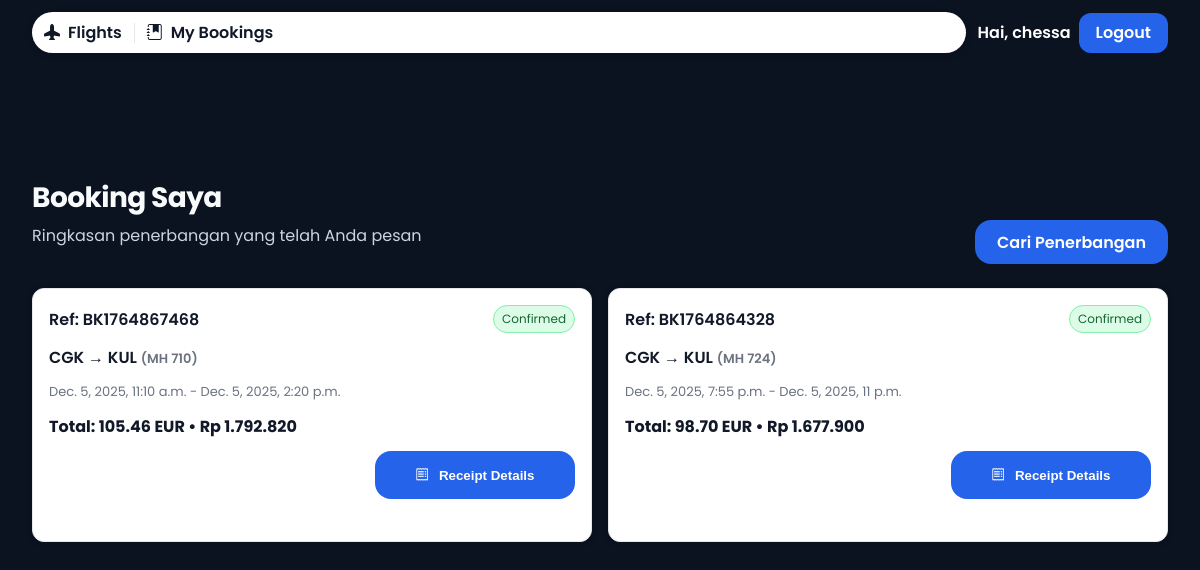
Page /bookings (signed in) on the committed database.
### flight/models.py (models this page shows)
class Booking(models.Model):
    STATUS_CHOICES = (
        ("pending", "Pending"),
        ("confirmed", "Confirmed"),
        ("cancelled", "Cancelled"),
    )
    user = models.ForeignKey(settings.AUTH_USER_MODEL, on_delete=models.CASCADE)
    flight = models.ForeignKey(FlightTemp, on_delete=models.CASCADE)
    booking_reference = models.CharField(max_length=50, unique=True)
    status = models.CharField(max_length=20, choices=STATUS_CHOICES, default="pending")
    created_at = models.DateTimeField(auto_now_add=True)
    updated_at = models.DateTimeField(auto_now=True)

class FlightTemp(models.Model):
    search = models.ForeignKey(FlightSearchLog, on_delete=models.CASCADE, related_name="flights")
    airline_code = models.CharField(max_length=10)
    flight_number = models.CharField(max_length=20)
    origin = models.CharField(max_length=10)
    destination = models.CharField(max_length=10)
    departure_time = models.DateTimeField()
    arrival_time = models.DateTimeField()
    duration = models.CharField(max_length=20)
    price_total = models.DecimalField(max_digits=10, decimal_places=2)
    currency = models.CharField(max_length=10)
    amadeus_offer_id = models.CharField(max_length=255)
    created_at = models.DateTimeField(auto_now_add=True)

class Payment(models.Model):
    booking = models.OneToOneField(Booking, on_delete=models.CASCADE, related_name="payment")
    amount = models.DecimalField(max_digits=10, decimal_places=2)
    currency = models.CharField(max_length=10)
    status = models.CharField(max_length=20, choices=(
        ("pending", "Pending"),
        ("paid", "Paid"),
        ("failed", "Failed"),
    ), default="pending")
    created_at = models.DateTimeField(auto_now_add=True)

### flight/views.py (the view, shortened to what this page needs)
# urls.py: path('bookings', my_bookings, name='my_bookings'),
def my_bookings(request):
    if not getattr(request, "user", None) or not request.user.is_authenticated:
        return redirect("login")
    qs = (
        Booking.objects.filter(user=request.user, status="confirmed")
        .select_related("payment", "flight")
        .prefetch_related("passengers")
        .order_by("-created_at")
    )
    items = []
    for b in qs:
        f = b.flight
        amt = getattr(b.payment, "amount", None)
        curr = getattr(b.payment, "currency", "")
        _, idr_str = _convert_to_idr(amt, curr)
        ps = []
        try:
            for px in b.passengers.all():
                ps.append(px.full_name)
        except Exception:
            pass
        passenger_summary = ", ".join([p for p in ps if p])
        items.append({
            "ref": b.booking_reference,
            "status": b.status,
            "airline": getattr(f, "airline_code", ""),
            "flight_number": getattr(f, "flight_number", ""),
            "origin": getattr(f, "origin", ""),
            "destination": getattr(f, "destination", ""),
            "departure_time": getattr(f, "departure_time", None),
            "arrival_time": getattr(f, "arrival_time", None),
            "price": amt,
            "currency": curr,
            "price_idr_str": idr_str,
            "passenger_summary": passenger_summary,
        })
    confirmed_ref = (request.GET.get("ref") or "").strip()
    confirmed_flag = (request.GET.get("confirmed") or "").strip().lower() in ("1","true","yes")
    confirmation = None
    return render(request, "flight/bookings.html", {"items": items, "confirmation": confirmation})

### flight/views.py (called while the page is built)
def _convert_to_idr(amount, currency):
    try:
        amt = Decimal(str(amount))
    except Exception:
        return None, None
    rate = _get_rate_to_idr(currency)
    idr = (amt * rate).quantize(Decimal("1"))
    s = f"{idr:,.0f}".replace(",", ".")
    return idr, s

### templates/flight/bookings.html (shortened to what this page needs)
<!DOCTYPE html>
<html lang="id">
<head>
  <link rel="stylesheet" href="https://cdn.jsdelivr.net/npm/bootstrap-icons@1.11.1/font/bootstrap-icons.css">
</head>
<body>
  {% include 'flight/header.html' %}
  <main class="content" role="main">
    <div class="container">
      {% if selection_id or offer %}
        <div class="page-header">
          <div>
            <h1 class="title">Flight Booking</h1>
            {% if origin_label or destination_label %}
              <p class="subtitle"><strong>Penerbangan:</strong> {{ origin_label }} → {{ destination_label }}</p>
            {% else %}
              <p class="subtitle">Lengkapi data penumpang untuk konfirmasi</p>
            {% endif %}
          </div>
          <div class="card-actions">
            <a href="{% url 'search_flights' %}" class="sb-button">Cari Penerbangan</a>
          </div>
        </div>
        {% if offer %}
          <article class="booking-card" aria-label="Detail Penawaran">
            <div>Offer ID: {{ offer.id }}</div>
            {% if offer.price %}
              <div><strong>Harga:</strong> {{ offer.price.total }} {{ offer.price.currency }}</div>
              {% if offer_idr_str %}
                <div><strong>Harga (IDR):</strong> Rp {{ offer_idr_str }}</div>
              {% endif %}
            {% endif %}
            {% if offer.itineraries %}
              {% for itin in offer.itineraries %}
                <div>
                  {% for segment in itin.segments %}
                    <div>
                      {{ segment.departure.iataCode }} → {{ segment.arrival.iataCode }}
                      ({{ segment.carrierCode }} {{ segment.number }})
                      {{ segment.departure.at }} - {{ segment.arrival.at }}
                    </div>
                  {% endfor %}
                </div>
              {% endfor %}
            {% endif %}
          </article>
        {% else %}
          <article class="booking-card">
            <div>Tidak ada penawaran yang dipilih.</div>
          </article>
        {% endif %}
        <form id="booking_form" class="form" method="post" action="{% url 'confirm_booking' %}">
          {% csrf_token %}
          <input type="hidden" name="idx" value="{{ idx }}" />
          <input type="hidden" name="selection_id" value="{{ selection_id }}" />
          <div class="form-grid" aria-label="Formulir Penumpang">
            <div class="col" aria-label="Kolom kiri">
              <label for="name">Nama Lengkap</label>
              <input id="name" type="text" name="name" required aria-required="true" class="input" />
              <label for="passport">Nomor Paspor</label>
              <input id="passport" type="text" name="passport" required aria-required="true" class="input" />
              <label for="nationality">Nationality</label>
              <select id="nationality" name="nationality" required aria-required="true">
                <option value="">Pilih negara</option>
                <option value="ID">Indonesia</option>
                <option value="MY">Malaysia</option>
                <option value="SG">Singapore</option>
                <option value="TH">Thailand</option>
                <option value="JP">Japan</option>
                <option value="AU">Australia</option>
                <option value="US">United States</option>
                <option value="GB">United Kingdom</option>
              </select>
              <label for="birth_date">Tanggal Lahir</label>
              <input id="birth_date" type="date" name="birth_date" required aria-required="true" class="input" placeholder="mm/dd/yyyy" />
            </div>
            <div class="col" aria-label="Kolom kanan">
              <label for="passport_expiry">Masa Berlaku Paspor</label>
              <input id="passport_expiry" type="date" name="passport_expiry" required aria-required="true" class="input" placeholder="mm/dd/yyyy" />
              <label for="email">Email</label>
              <input id="email" type="email" name="email" required aria-required="true" class="input" />
              <label for="phone">No. HP</label>
              <input id="phone" type="tel" name="phone" required aria-required="true" class="input" inputmode="numeric" />
            </div>
          </div>
          <div class="card-actions" style="margin-top: var(--space-3);">
            <button type="submit" class="sb-button">Konfirmasi Booking</button>
            <a href="{% url 'flight_results' %}" class="btn">Kembali ke Flight Results</a>
          </div>
        </form>
      {% else %}
        <div class="page-header">
          <div>
            <h1 class="title">Booking Saya</h1>
            <p class="subtitle">Ringkasan penerbangan yang telah Anda pesan</p>
          </div>
          <div class="card-actions">
            <a href="{% url 'search_flights' %}" class="sb-button">Cari Penerbangan</a>
          </div>
        </div>
        {% if items and items|length %}
          <section class="booking-list" aria-label="Daftar Booking" id="booking_list">
            {% for it in items %}
              {% if it.status == 'Confirmed' or it.status == 'confirmed' %}
              <article class="booking-card" aria-label="Booking">
                <div class="header-row">
                  <div class="ref">Ref: {{ it.ref }}</div>
                  <div class="status confirmed" aria-label="Status">Confirmed</div>
                </div>
                <div class="route">{{ it.origin }} → {{ it.destination }} <span class="meta">({{ it.airline }} {{ it.flight_number }})</span></div>
                <div class="meta">{{ it.departure_time }} - {{ it.arrival_time }}</div>
                {% if it.price %}
                  <div class="price">Total: {{ it.price }} {{ it.currency }}{% if it.price_idr_str %} • Rp {{ it.price_idr_str }}{% endif %}</div>
                {% endif %}
                <div class="card-actions">
                  <button class="sb-button-2 manage" type="button" data-idx="{{ forloop.counter0 }}" data-ref="{{ it.ref }}" data-airline="{{ it.airline }}" data-flight="{{ it.flight_number }}" data-origin="{{ it.origin }}" data-destination="{{ it.destination }}" data-departure="{{ it.departure_time }}" data-arrival="{{ it.arrival_time }}" data-amount="{{ it.price }}" data-currency="{{ it.currency }}" data-amount-idr="{{ it.price_idr_str|default:'' }}" data-passenger="{{ it.passenger_summary|default:'' }}" aria-label="Receipt Details for {{ it.ref }}" aria-expanded="false" aria-controls="receipt_details_{{ forloop.counter0 }}"><i class="bi bi-receipt" aria-hidden="true"></i><span>Receipt Details</span></button>
                </div>
              </article>
              {% endif %}
            {% endfor %}
          </section>
        {% endif %}
      {% endif %}
    </div>
  </main>
</body>
</html>

### templates/flight/header.html (shortened to what this page needs)
{% load static %}
<header class="site-header">
  <div class="container header-bar">
    <nav class="nav-pill" aria-label="Primary">
      <a class="nav-link" href="{% url 'search_flights' %}"><i class="bi bi-airplane-fill" aria-hidden="true"></i><span>Flights</span></a>
      <a class="nav-link" href="{% url 'my_bookings' %}"><i class="bi bi-journal-bookmark-fill" aria-hidden="true"></i><span>My Bookings</span></a>
    </nav>
    <div class="actions">
      {% if request.user.is_authenticated %}
        <span style="color:#fff; font-weight:600;">Hai, {{ request.user.username }}</span>
        <a class="btn btn-primary" href="{% url 'logout' %}">Logout</a>
      {% else %}
        <a class="btn btn-primary" href="{% url 'login' %}">Login</a>
        <a class="btn" href="{% url 'register' %}">Register</a>
      {% endif %}
    </div>
  </div>
</header>

### templates/flight/bookings.html (style rules this page uses)
:root { --space-1: 4px; --space-2: 8px; --space-3: 12px; --space-4: 16px; --space-5: 24px; --space-6: 32px; --space-7: 48px; --space-8: 64px; --gutter: var(--space-4); --shadow-1: 0 2px 8px rgba(0,0,0,0.10); --shadow-2: 0 6px 20px rgba(0,0,0,0.12); --surface: #ffffff; --surface-muted: #f3f4f6; --text: #111827; --muted: #6b7280; --border: #e5e7eb; --primary: #2563eb; --primary-hover: #1d4ed8; --radius-1: 8px; --radius-2: 12px; --radius-3: 16px; --radius-4: 24px; --container-max: 1200px; --bp-sm: 480px; --bp-md: 768px; --bp-lg: 1024px; --bp-xl: 1280px; }
* { box-sizing: border-box; }
html { color-scheme: light; }
body { margin: 0; font-family: 'Poppins', Arial, sans-serif; color: var(--text); background: #0b1220; }
a { color: var(--primary); text-decoration: none; }
.container { width: min(var(--container-max), 100% - var(--space-6)); margin-inline: auto; padding-inline: var(--space-4); }
header.site-header { position: relative; z-index: 2; padding: var(--space-3) 0; }
.header-bar { display: grid; grid-template-columns: 1fr auto; align-items: center; gap: var(--space-3); }
.nav-pill { display: inline-flex; align-items: center; gap: var(--space-3); background: var(--surface); border-radius: 999px; padding: var(--space-2) var(--space-3); box-shadow: var(--shadow-1); }
.nav-link { color: var(--text); font-weight: 600; display: inline-flex; align-items: center; gap: 8px; }
.actions { display: inline-flex; align-items: center; gap: var(--space-2); }
.btn { display: inline-flex; align-items: center; justify-content: center; height: 40px; padding: 0 var(--space-4); border-radius: var(--radius-2); font-weight: 600; border: 1px solid transparent; color: var(--text); background: transparent; transition: background-color .3s ease, color .3s ease, border-color .3s ease, box-shadow .3s ease; }
.btn-primary { background: var(--primary); color: #fff; transition: background-color .3s ease, box-shadow .3s ease, color .3s ease; }
main.content { padding: var(--space-8) 0 var(--space-8); }
.page-header { display: flex; justify-content: space-between; align-items: end; margin-top: var(--space-6); margin-bottom: var(--space-5); }
.title { font-size: 28px; font-weight: 700; letter-spacing: -0.02em; margin: 0; color: #f8fafc; }
.subtitle { color: #cbd5e1; margin-top: var(--space-1); }
.booking-list { display: grid; grid-template-columns: 1fr; gap: var(--space-4); }
@media (min-width: 768px) { .booking-list { grid-template-columns: 1fr 1fr; } }
@media (min-width: 1024px) { .page-header { margin-top: var(--space-7); } }
.booking-card { background: var(--surface); border: 1px solid var(--border); border-radius: var(--radius-2); box-shadow: var(--shadow-1); padding: var(--space-4); display: grid; gap: var(--space-3); transition: box-shadow .2s ease, transform .2s ease; }
.header-row { display: flex; justify-content: space-between; align-items: center; }
.ref { font-weight: 600; }
.status { font-size: 12px; padding: 4px 8px; border-radius: 999px; border: 1px solid var(--border); background: #f8fafc; color: #0f172a; }
.status.confirmed { background: #dcfce7; border-color: #86efac; color: #166534; }
.route { font-size: 16px; font-weight: 600; }
.meta { color: var(--muted); font-size: 13px; }
.price { font-weight: 700; }
.card-actions { display: flex; gap: var(--space-2); justify-content: flex-end; }
.sb-button { height: 44px; padding: 0 22px; background: var(--primary); color: #fff; border: none; border-radius: var(--radius-3); font-weight: 600; cursor: pointer; min-width: 180px; display: inline-flex; align-items: center; justify-content: center; transition: background-color .3s ease, box-shadow .3s ease, color .3s ease; }
.sb-button-2 { height: 44px; padding: 0 22px; background: var(--primary); color: #fff; border: none; border-radius: var(--radius-3); font-weight: 600; cursor: pointer; min-width: 180px; display: inline-flex; align-items: center; justify-content: center; transition: background-color .2s ease; }
.sb-button-2.manage { height: 48px; min-width: 200px; gap: 10px; }

### rows in the picture
Booking: ref "BK1764867468", status "confirmed" (drawn)
FlightTemp: origin "CGK", destination "KUL", airline "MH", flight_number "710", departure_time "Dec. 5, 2025, 11:10 a.m.", arrival_time "Dec. 5, 2025, 2:20 p.m."
Payment: price "105.46", currency "EUR"
Booking: ref "BK1764864328", status "confirmed" (drawn)
FlightTemp: origin "CGK", destination "KUL", airline "MH", flight_number "724", departure_time "Dec. 5, 2025, 7:55 p.m.", arrival_time "Dec. 5, 2025, 11 p.m."
Payment: price "98.70", currency "EUR"

### other values in the picture
{{ request.user.username }} "chessa"
{{ it.price_idr_str }} "1.792.820" "1.677.900"
